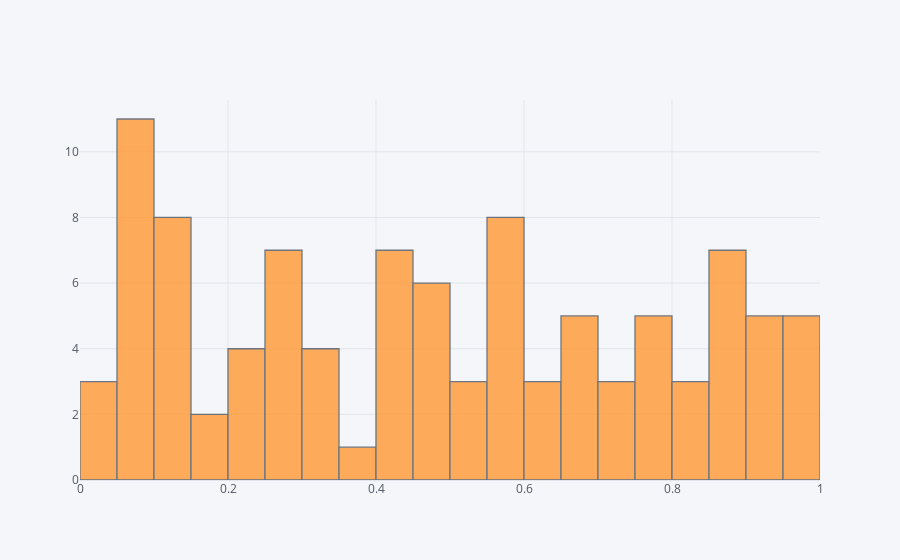

The notebook cell this image was saved under:
### Code cell
df['A'].iplot(kind='hist', bins=25)

### Figure 1 — Plotly figure (JSON) as saved in the notebook; plotly's stock layout.template omitted (floating-point values rounded to 4 significant figures)
{"data": [{"histfunc": "count", "histnorm": "", "marker": {"color": "rgba(255, 153, 51, 1.0)", "line": {"color": "#4D5663", "width": 1.3}}, "name": "A", "nbinsx": 25, "opacity": 0.8, "orientation": "v", "type": "histogram", "x": [0.7728, 0.2361, 0.6024, 0.8995, 0.9064, 0.07008, 0.4221, 0.4229, 0.5933, 0.2474, 0.5691, 0.1219, 0.4579, 0.01532, 0.7543, 0.01905, 0.09242, 0.2825, 0.5558, 0.07414, 0.5614, 0.5776, 0.7306, 0.429, 0.9638, 0.02551, 0.1338, 0.2512, 0.8986, 0.8562, 0.126, 0.2741, 0.9038, 0.1077, 0.4231, 0.889, 0.06432, 0.4692, 0.3642, 0.5801, 0.3281, 0.8156, 0.4103, 0.3065, 0.2415, 0.415, 0.6626, 0.2207, 0.5694, 0.7189, 0.4972, 0.06194, 0.4581, 0.6301, 0.7563, 0.6866, 0.5084, 0.9704, 0.9058, 0.6012, 0.9698, 0.4719, 0.9664, 0.1239, 0.137, 0.05196, 0.768, 0.07889, 0.1234, 0.3141, 0.9157, 0.4657, 0.8357, 0.7573, 0.1821, 0.8659, 0.9863, 0.7417, 0.5616, 0.6922, 0.08637, 0.2777, 0.09614, 0.2945, 0.8933, 0.9422, 0.06388, 0.843, 0.06413, 0.1482, 0.162, 0.6514, 0.4261, 0.8844, 0.5209, 0.251, 0.548, 0.6546, 0.3176, 0.2617]}], "layout": {"autosize": true, "barmode": "overlay", "legend": {"bgcolor": "#F5F6F9", "font": {"color": "#4D5663"}}, "paper_bgcolor": "#F5F6F9", "plot_bgcolor": "#F5F6F9", "title": {"font": {"color": "#4D5663"}}, "xaxis": {"autorange": true, "gridcolor": "#E1E5ED", "range": [3.469e-17, 1], "showgrid": true, "tickfont": {"color": "#4D5663"}, "title": {"font": {"color": "#4D5663"}, "text": ""}, "type": "linear", "zerolinecolor": "#E1E5ED"}, "yaxis": {"autorange": true, "gridcolor": "#E1E5ED", "range": [0, 11.58], "showgrid": true, "tickfont": {"color": "#4D5663"}, "title": {"font": {"color": "#4D5663"}, "text": ""}, "zerolinecolor": "#E1E5ED"}}}
